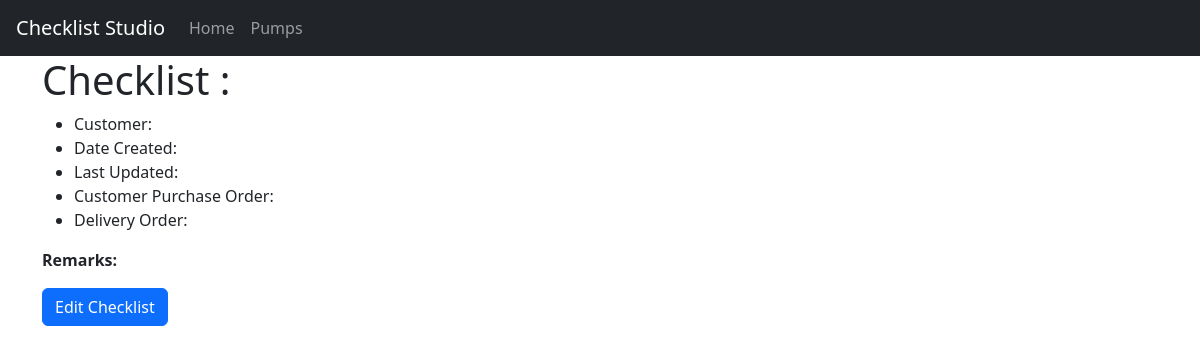
The app's page /details/38, older data.
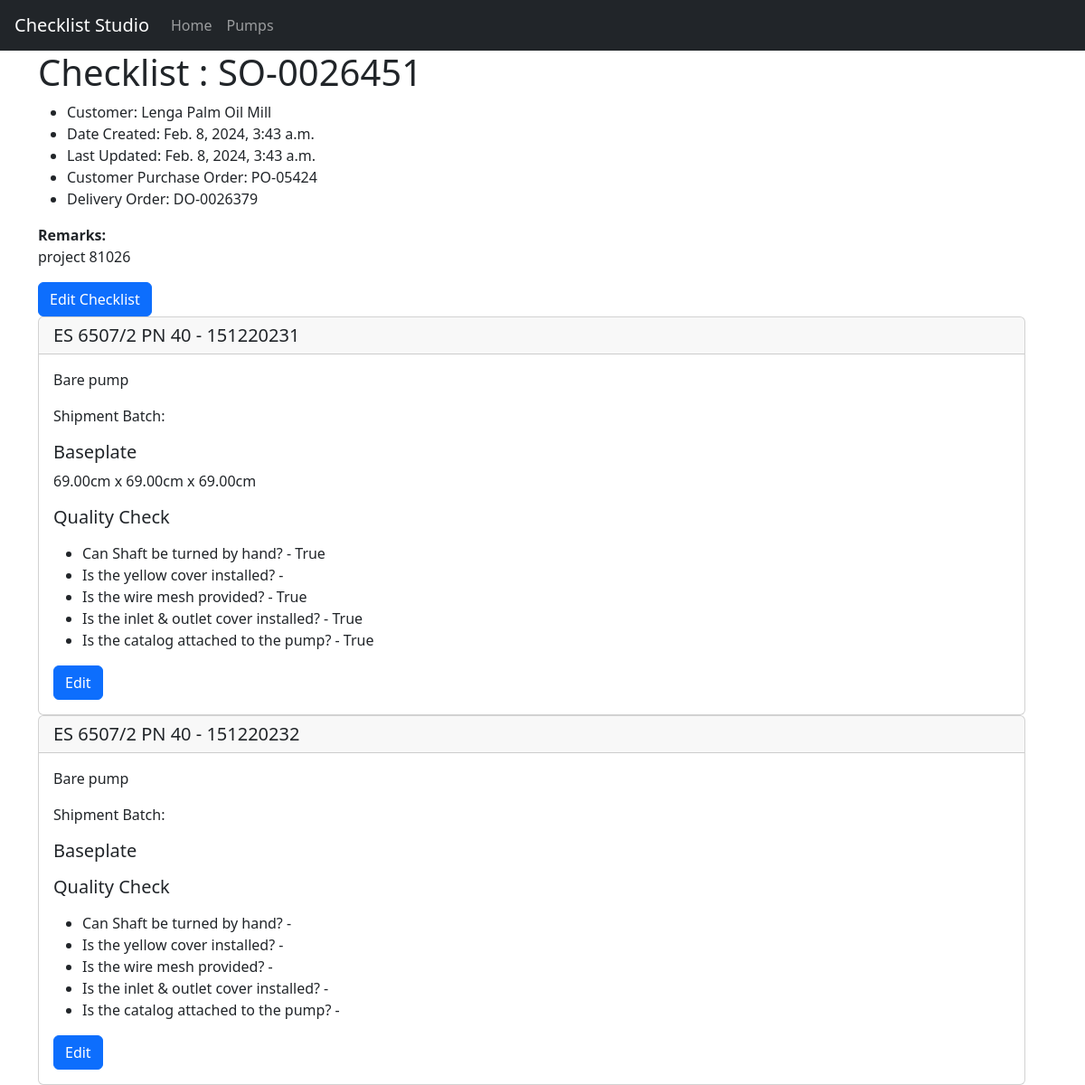
The same page, newer data.
### checklist/models.py (models this page shows, shortened)
class Checklist(models.Model):
    dateCreated = models.DateTimeField(auto_now_add = True)
    dateEdited = models.DateTimeField(auto_now = True)
    customer = models.CharField(max_length = 20)
    salesOrder = models.CharField(max_length = 20)
    deliveryOrder = models.CharField(max_length = 20)
    customerPO = models.CharField(max_length = 20)
    remarks = models.TextField(max_length = 300, blank = True)

class Pump(models.Model):
    serialnumber = models.CharField(max_length = 20, null=True, blank = True)
    model = models.CharField(max_length = 20)
    has_motor = models.BooleanField(default = False)
    motor = models.ForeignKey(Motor, on_delete = models.SET_NULL, blank = True, null = True)
    shipmentBatch = models.CharField(max_length = 20, null=True, blank = True)
    checklist = models.ForeignKey(Checklist, on_delete = models.CASCADE, null = True, blank = True, related_name = "pumps")

class Baseplate(models.Model):
    dimension_A = models.DecimalField(max_digits = 10, decimal_places = 2)
    dimension_B = models.DecimalField(max_digits = 10, decimal_places = 2)
    dimension_C = models.DecimalField(max_digits = 10, decimal_places = 2)
    pump = models.OneToOneField(Pump, on_delete = models.CASCADE, blank = True, null = True, related_name = "baseplate")
    UNITS = {
        "mm":"millimeters",
        "cm":"centimeters",
        "in": "inches",
    }
    unit = models.CharField(max_length = 10, blank = True, null = True, choices = UNITS)
    def __str__(self):
        return f"{self.dimension_A}{self.unit} x {self.dimension_B}{self.unit} x {self.dimension_C}{self.unit}"

class QualityCheck(models.Model):
    canShaftBeTurnedByHand = models.BooleanField()
    isTheYellowShaftCoverInstalled = models.BooleanField()
    isTheWireMeshProvided = models.BooleanField()
    inletCover = models.BooleanField()
    catalogProvided = models.BooleanField()
    pump = models.OneToOneField(Pump, on_delete = models.CASCADE, null = True, blank = True, related_name = "qualitycheck")

### checklist/views.py (the view)
# urls.py: path("details/<int:checklist_id>", views.checklist_detail, name = "checklist_detail"),
def checklist_detail(request, checklist_id):
    try:
        checklist = Checklist.objects.get(id = checklist_id)
    except Checklist.DoesNotExist:
        checklist= None
    return render(request, "checklist/detail.html",{
        "checklist": checklist,
    })

### checklist/templates/checklist/detail.html
{% extends 'checklist/layout.html' %}
{% block body %}
<div class="container">
    <div class="row">
        <div class="col">
            <h1>Checklist : {{ checklist.salesOrder }}</h1>
            <ul>
                <li>Customer: {{ checklist.customer }}</li>
                <li>Date Created: {{ checklist.dateCreated }}</li>
                <li>Last Updated: {{ checklist.dateEdited }}</li>
                <li>Customer Purchase Order: {{ checklist.customerPO }}</li>
                <li>Delivery Order: {{ checklist.deliveryOrder }}</li>
            </ul>
            <div><strong>Remarks:</strong></div>
            <div><p>{{ checklist.remarks }}</p></div>
            <a href="{% url 'checklist_updatev2' checklist.id %}" class="btn btn-primary">Edit Checklist</a>
        </div>
    </div>
    <div class="row">
        {% for pump in checklist.pumps.all %}
            <div class="row">
                <div class="col">
                    <div class="card">
                        <h5 class="card-header">{{ pump.model }} - {{ pump.serialnumber }}</h5>
                        <div class="card-body">
                        <p class="card-text">
                            {% if pump.had_motor %}
                                {{ pump.motor }}
                            {% else %}
                                Bare pump
                            {% endif %}
                        </p>
                        <p class="card-text"> Shipment Batch: {{ shipmentNumber }}</p>
                        <h5 class="card-title">Baseplate</h5>
                        <p class="card-text"> {{ pump.baseplate }}</p>
                        <h5 class="card-title">Quality Check </h5>
                        <p class="card-text">
                            <ul>
                                <li> Can Shaft be turned by hand? - {{ pump.qualitycheck.canShaftBeTurnedByHand }}</li>
                                <li> Is the yellow cover installed? - {{ pump.qualitycheck.isTheYellowShaftCoverInstalle }}</li>
                                <li> Is the wire mesh provided? - {{ pump.qualitycheck.isTheWireMeshProvided }}</li>
                                <li> Is the inlet & outlet cover installed?  - {{ pump.qualitycheck.inletCover }}</li>
                                <li> Is the catalog attached to the pump? - {{ pump.qualitycheck.catalogProvided }}</li>
                            </ul>
                        </p>
                        <a href="{% url 'editpump' pump.id %}" class="btn btn-primary">Edit</a>
                        </div>
                    </div>
                </div>
            </div>
        {% endfor %}
    </div>
</div>
{% endblock %}

### checklist/templates/checklist/layout.html (shortened to what this page needs)
{% load static %}
<!DOCTYPE html>
<html lang="en">
<head>
    <link href="https://cdn.jsdelivr.net/npm/bootstrap@5.3.2/dist/css/bootstrap.min.css" rel="stylesheet">
    <link href="{% static 'checklist/styles.css' %}" rel="stylesheet">
</head>
<body>
    <navbar>
        <nav class="navbar navbar-expand-lg navbar-dark bg-dark px-3">
            <a class="navbar-brand" href="#">Checklist Studio</a>
            <div class="collapse navbar-collapse" id="navbarNav">
              <ul class="navbar-nav">
                <li class="nav-item active">
                  <a class="nav-link" href="{% url 'index' %}">Home</a>
                </li>
                <li class="nav-item">
                  <a class="nav-link" href="{% url 'allpumpsview' %}">Pumps</a>
                </li>
              </ul>
            </div>
          </nav>
    </navbar>
    {% block body %}
    {% endblock %}
</body>
</html>

Row changes from the older to the newer data that the page shows:
added Checklist: salesOrder "SO-0026451", customer "Lenga Palm Oil Mill", dateCreated "Feb. 8, 2024, 3:43 a.m.", dateEdited "Feb. 8, 2024, 3:43 a.m.", customerPO "PO-05424", deliveryOrder "DO-0026379", remarks "project 81026"
added Pump: model "ES 6507/2 PN 40", serialnumber "151220231", baseplate "69.00cm x 69.00cm x 69.00cm", qualitycheck.canShaftBeTurnedByHand "True", qualitycheck.isTheWireMeshProvided "True", qualitycheck.inletCover "True", qualitycheck.catalogProvided "True"
added Pump: model "ES 6507/2 PN 40", serialnumber "151220232"
